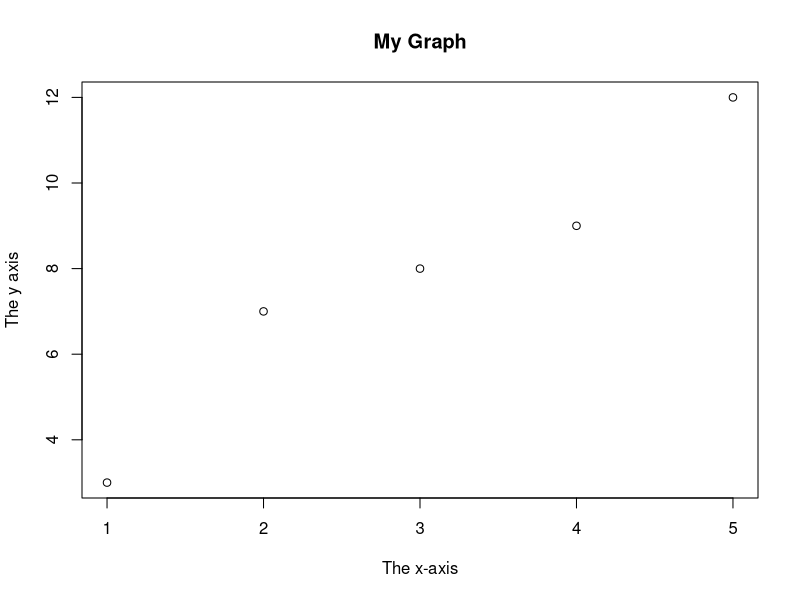
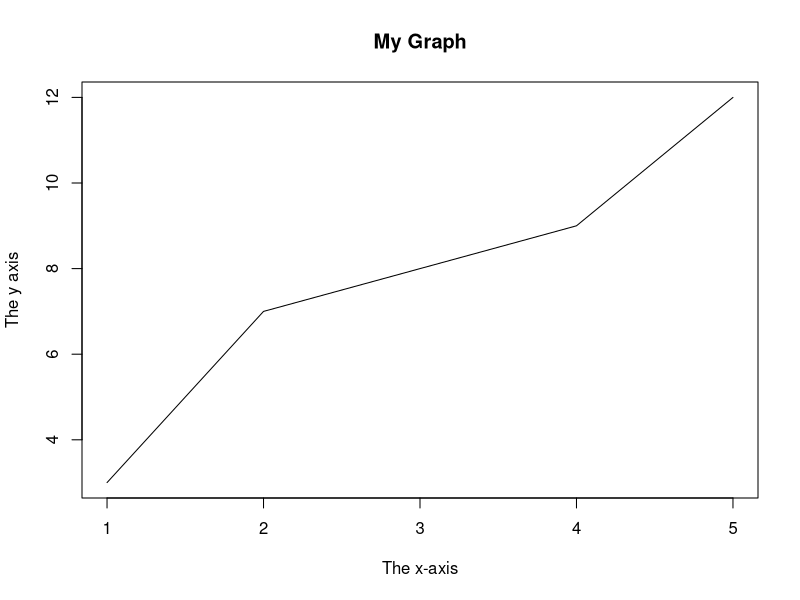
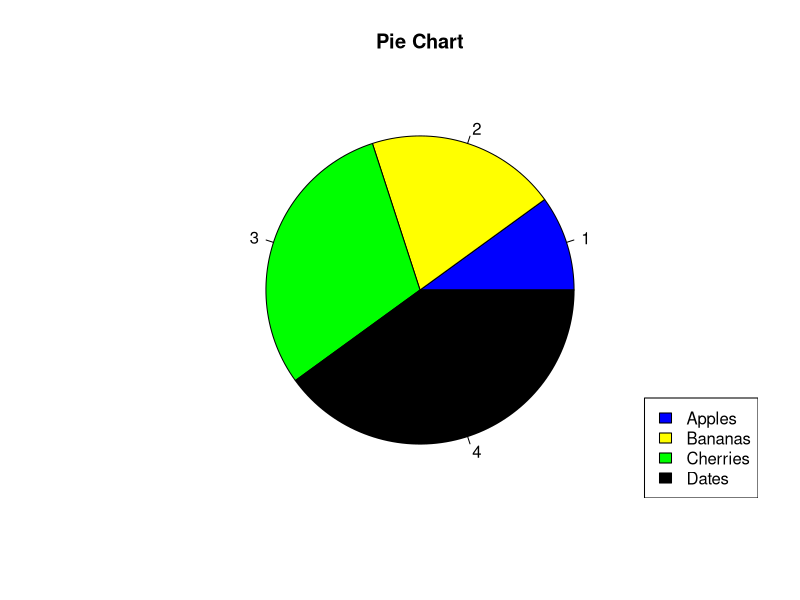
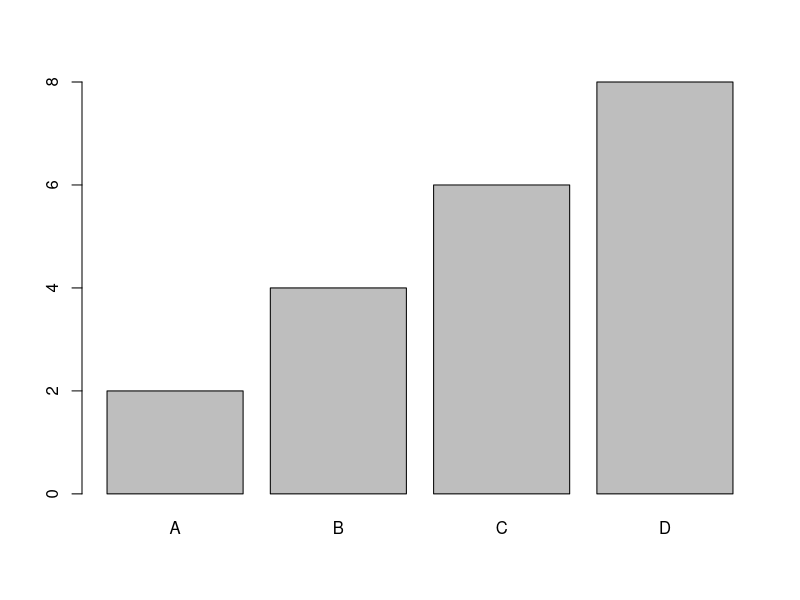

Write R code to recreate these figures, in order.
## ---- chunk 1
x <- 10.5
class(x)

## ---- chunk 2
x <- 10
print(x)
## ---- chunk 3
y<- "CSPT"
print(y)
## ---- chunk 4
z<-10.5
class(z)
z<-as.integer(z)
class(z)
print(z)
## ---- chunk 5
x=max(5, 10, 15)
print(x)
## ---- chunk 6
x=max(5, 10, 15)
print(x)
x=max(5, 10, 15)
print(x)
x=sqrt(16)
print(x)
x=abs(-4.7)
print(x)
x=ceiling(1.4)
print(x)
x=floor(1.4)
print(x)
## ---- chunk 7
a <- 200

b <- 33

if (b > a) {

print("b is greater than a")

} else if (a == b) {

print("a and b are equal")

} else {

print("a is greater than b")

}
## ---- chunk 8
i <- 1

while (i < 6) {

print(i)

i <- i + 1

}
## ---- chunk 9
# Vector of strings

fruits <- c("banana", "apple", "orange")

# Print fruits

fruits
## ---- chunk 10
# Vector with numerical values in a sequence

numbers <- 1:10

numbers
## ---- chunk 11
thislist <- list("apple", "banana", "cherry")

thislist[1] <- "blackcurrant"

# Print the updated list

thislist
## ---- chunk 12
# Create a matrix

thismatrix <- matrix(c(1,2,3,4,5,6), nrow = 3, ncol = 2)
print(thismatrix)
# Print the matrix

thismatrix[1, 2]
## ---- chunk 13
# An array with one dimension with values ranging from 1 to 24

thisarray <- c(1:24)
# An array with more than one dimension
multiarray <- array(thisarray, dim = c(4, 3, 2))
print(multiarray)
multiarray[2, 3, 2]
## ---- chunk 14
Data_Frame <- data.frame (
Training = c("Strength", "Stamina", "Other"),
Pulse = c(100, 150, 120),
Duration = c(60, 30, 45)
)
Data_Frame[1]
Data_Frame[["Training"]]
Data_Frame$Training
## ---- chunk 15
for (x in 1:10) {
print(x)
}
## ---- chunk 16
fruits <- list("apple", "banana", "cherry")
for (x in fruits) {
if (x == "banana") {
next # continue statement
}
print(x)
}
## ---- chunk 17
# Create a factor

music_genre <- factor(c("Jazz", "Rock", "Classic", "Classic", "Pop", "Jazz", "Rock",
"Jazz"))

# Print the factor

music_genre
## ---- chunk 18
x <- c(1, 2, 3, 4, 5)
y <- c(3, 7, 8, 9, 12)
plot(x, y, main="My Graph", xlab="The x-axis", ylab="The y axis")
## ---- chunk 19
x <- c(1, 2, 3, 4, 5)
y <- c(3, 7, 8, 9, 12)
plot(x, y, type="l", main="My Graph", xlab="The x-axis", ylab="The y axis")
## ---- chunk 20
# Create a vector of pies
x <- c(10,20,30,40)
# Create a vector of labels
mylabel <- c("Apples", "Bananas", "Cherries", "Dates")
# Create a vector of colors
colors <- c("blue", "yellow", "green", "black")
# Display the pie chart
pie(x, main = "Pie Chart", col = colors)
# Display the explanation box
legend("bottomright", mylabel, fill = colors)
## ---- chunk 21
x <- c("A", "B", "C", "D")
y <- c(2, 4, 6, 8)
barplot(y, names.arg = x,)
